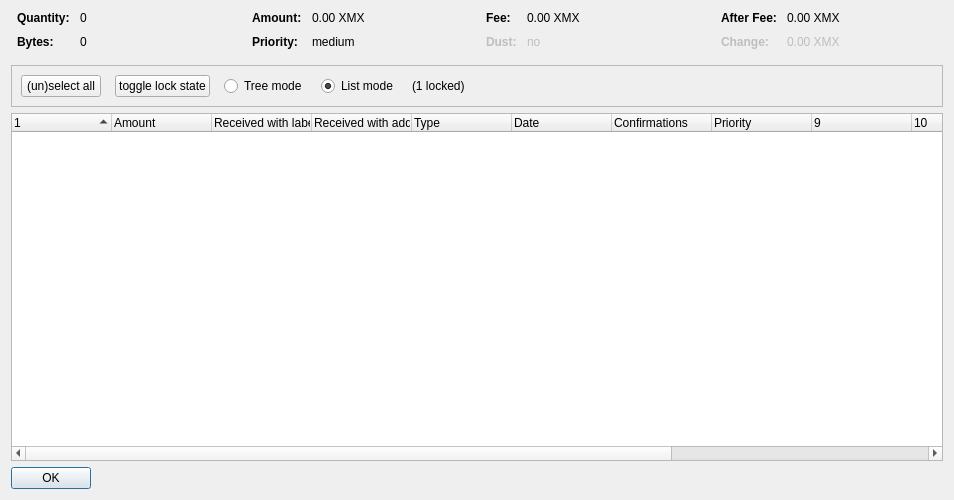
<?xml version="1.0" encoding="UTF-8"?>
<ui version="4.0">
 <class>CoinControlDialog</class>
 <widget class="QDialog" name="CoinControlDialog">
  <property name="geometry">
   <rect>
    <x>0</x>
    <y>0</y>
    <width>954</width>
    <height>500</height>
   </rect>
  </property>
  <property name="windowTitle">
   <string>Coin Selection</string>
  </property>
  <layout class="QVBoxLayout" name="verticalLayout">
   <item>
    <layout class="QHBoxLayout" name="horizontalLayoutTop" stretch="0,0,0,0">
     <property name="topMargin">
      <number>0</number>
     </property>
     <property name="bottomMargin">
      <number>10</number>
     </property>
     <item>
      <layout class="QFormLayout" name="formLayoutCoinControl1">
       <property name="horizontalSpacing">
        <number>10</number>
       </property>
       <property name="verticalSpacing">
        <number>10</number>
       </property>
       <property name="leftMargin">
        <number>6</number>
       </property>
       <property name="rightMargin">
        <number>6</number>
       </property>
       <item row="0" column="0">
        <widget class="QLabel" name="labelCoinControlQuantityText">
         <property name="font">
          <font>
           <weight>75</weight>
           <bold>true</bold>
          </font>
         </property>
         <property name="text">
          <string>Quantity:</string>
         </property>
        </widget>
       </item>
       <item row="0" column="1">
        <widget class="QLabel" name="labelCoinControlQuantity">
         <property name="cursor">
          <cursorShape>IBeamCursor</cursorShape>
         </property>
         <property name="contextMenuPolicy">
          <enum>Qt::ActionsContextMenu</enum>
         </property>
         <property name="text">
          <string notr="true">0</string>
         </property>
         <property name="textInteractionFlags">
          <set>Qt::LinksAccessibleByMouse|Qt::TextSelectableByKeyboard|Qt::TextSelectableByMouse</set>
         </property>
        </widget>
       </item>
       <item row="1" column="0">
        <widget class="QLabel" name="labelCoinControlBytesText">
         <property name="font">
          <font>
           <weight>75</weight>
           <bold>true</bold>
          </font>
         </property>
         <property name="text">
          <string>Bytes:</string>
         </property>
        </widget>
       </item>
       <item row="1" column="1">
        <widget class="QLabel" name="labelCoinControlBytes">
         <property name="cursor">
          <cursorShape>IBeamCursor</cursorShape>
         </property>
         <property name="contextMenuPolicy">
          <enum>Qt::ActionsContextMenu</enum>
         </property>
         <property name="text">
          <string notr="true">0</string>
         </property>
         <property name="textInteractionFlags">
          <set>Qt::LinksAccessibleByMouse|Qt::TextSelectableByKeyboard|Qt::TextSelectableByMouse</set>
         </property>
        </widget>
       </item>
      </layout>
     </item>
     <item>
      <layout class="QFormLayout" name="formLayoutCoinControl2">
       <property name="horizontalSpacing">
        <number>10</number>
       </property>
       <property name="verticalSpacing">
        <number>10</number>
       </property>
       <property name="leftMargin">
        <number>6</number>
       </property>
       <property name="rightMargin">
        <number>6</number>
       </property>
       <item row="0" column="0">
        <widget class="QLabel" name="labelCoinControlAmountText">
         <property name="font">
          <font>
           <weight>75</weight>
           <bold>true</bold>
          </font>
         </property>
         <property name="text">
          <string>Amount:</string>
         </property>
        </widget>
       </item>
       <item row="0" column="1">
        <widget class="QLabel" name="labelCoinControlAmount">
         <property name="cursor">
          <cursorShape>IBeamCursor</cursorShape>
         </property>
         <property name="contextMenuPolicy">
          <enum>Qt::ActionsContextMenu</enum>
         </property>
         <property name="text">
          <string notr="true">0.00 XMX</string>
         </property>
         <property name="textInteractionFlags">
          <set>Qt::LinksAccessibleByMouse|Qt::TextSelectableByKeyboard|Qt::TextSelectableByMouse</set>
         </property>
        </widget>
       </item>
       <item row="1" column="0">
        <widget class="QLabel" name="labelCoinControlPriorityText">
         <property name="font">
          <font>
           <weight>75</weight>
           <bold>true</bold>
          </font>
         </property>
         <property name="text">
          <string>Priority:</string>
         </property>
        </widget>
       </item>
       <item row="1" column="1">
        <widget class="QLabel" name="labelCoinControlPriority">
         <property name="cursor">
          <cursorShape>IBeamCursor</cursorShape>
         </property>
         <property name="contextMenuPolicy">
          <enum>Qt::ActionsContextMenu</enum>
         </property>
         <property name="text">
          <string>medium</string>
         </property>
         <property name="textInteractionFlags">
          <set>Qt::LinksAccessibleByMouse|Qt::TextSelectableByKeyboard|Qt::TextSelectableByMouse</set>
         </property>
        </widget>
       </item>
      </layout>
     </item>
     <item>
      <layout class="QFormLayout" name="formLayoutCoinControl3">
       <property name="horizontalSpacing">
        <number>10</number>
       </property>
       <property name="verticalSpacing">
        <number>10</number>
       </property>
       <property name="leftMargin">
        <number>6</number>
       </property>
       <property name="rightMargin">
        <number>6</number>
       </property>
       <item row="0" column="0">
        <widget class="QLabel" name="labelCoinControlFeeText">
         <property name="font">
          <font>
           <weight>75</weight>
           <bold>true</bold>
          </font>
         </property>
         <property name="text">
          <string>Fee:</string>
         </property>
        </widget>
       </item>
       <item row="0" column="1">
        <widget class="QLabel" name="labelCoinControlFee">
         <property name="cursor">
          <cursorShape>IBeamCursor</cursorShape>
         </property>
         <property name="contextMenuPolicy">
          <enum>Qt::ActionsContextMenu</enum>
         </property>
         <property name="text">
          <string notr="true">0.00 XMX</string>
         </property>
         <property name="textInteractionFlags">
          <set>Qt::LinksAccessibleByMouse|Qt::TextSelectableByKeyboard|Qt::TextSelectableByMouse</set>
         </property>
        </widget>
       </item>
       <item row="1" column="0">
        <widget class="QLabel" name="labelCoinControlLowOutputText">
         <property name="enabled">
          <bool>false</bool>
         </property>
         <property name="font">
          <font>
           <weight>75</weight>
           <bold>true</bold>
          </font>
         </property>
         <property name="text">
          <string>Dust:</string>
         </property>
        </widget>
       </item>
       <item row="1" column="1">
        <widget class="QLabel" name="labelCoinControlLowOutput">
         <property name="enabled">
          <bool>false</bool>
         </property>
         <property name="cursor">
          <cursorShape>IBeamCursor</cursorShape>
         </property>
         <property name="contextMenuPolicy">
          <enum>Qt::ActionsContextMenu</enum>
         </property>
         <property name="text">
          <string>no</string>
         </property>
         <property name="textInteractionFlags">
          <set>Qt::LinksAccessibleByMouse|Qt::TextSelectableByKeyboard|Qt::TextSelectableByMouse</set>
         </property>
        </widget>
       </item>
      </layout>
     </item>
     <item>
      <layout class="QFormLayout" name="formLayoutCoinControl4">
       <property name="horizontalSpacing">
        <number>10</number>
       </property>
       <property name="verticalSpacing">
        <number>10</number>
       </property>
       <property name="leftMargin">
        <number>6</number>
       </property>
       <property name="rightMargin">
        <number>6</number>
       </property>
       <item row="0" column="0">
        <widget class="QLabel" name="labelCoinControlAfterFeeText">
         <property name="font">
          <font>
           <weight>75</weight>
           <bold>true</bold>
          </font>
         </property>
         <property name="text">
          <string>After Fee:</string>
         </property>
        </widget>
       </item>
       <item row="0" column="1">
        <widget class="QLabel" name="labelCoinControlAfterFee">
         <property name="cursor">
          <cursorShape>IBeamCursor</cursorShape>
         </property>
         <property name="contextMenuPolicy">
          <enum>Qt::ActionsContextMenu</enum>
         </property>
         <property name="text">
          <string notr="true">0.00 XMX</string>
         </property>
         <property name="textInteractionFlags">
          <set>Qt::LinksAccessibleByMouse|Qt::TextSelectableByKeyboard|Qt::TextSelectableByMouse</set>
         </property>
        </widget>
       </item>
       <item row="1" column="0">
        <widget class="QLabel" name="labelCoinControlChangeText">
         <property name="enabled">
          <bool>false</bool>
         </property>
         <property name="font">
          <font>
           <weight>75</weight>
           <bold>true</bold>
          </font>
         </property>
         <property name="text">
          <string>Change:</string>
         </property>
        </widget>
       </item>
       <item row="1" column="1">
        <widget class="QLabel" name="labelCoinControlChange">
         <property name="enabled">
          <bool>false</bool>
         </property>
         <property name="cursor">
          <cursorShape>IBeamCursor</cursorShape>
         </property>
         <property name="contextMenuPolicy">
          <enum>Qt::ActionsContextMenu</enum>
         </property>
         <property name="text">
          <string notr="true">0.00 XMX</string>
         </property>
         <property name="textInteractionFlags">
          <set>Qt::LinksAccessibleByMouse|Qt::TextSelectableByKeyboard|Qt::TextSelectableByMouse</set>
         </property>
        </widget>
       </item>
      </layout>
     </item>
    </layout>
   </item>
   <item>
    <widget class="QFrame" name="frame">
     <property name="minimumSize">
      <size>
       <width>0</width>
       <height>40</height>
      </size>
     </property>
     <property name="frameShape">
      <enum>QFrame::StyledPanel</enum>
     </property>
     <property name="frameShadow">
      <enum>QFrame::Sunken</enum>
     </property>
     <layout class="QHBoxLayout" name="horizontalLayout">
      <item>
       <layout class="QHBoxLayout" name="horizontalLayoutPanel" stretch="0,0,0,0,0,0">
        <property name="spacing">
         <number>14</number>
        </property>
        <item>
         <widget class="QPushButton" name="pushButtonSelectAll">
          <property name="sizePolicy">
           <sizepolicy hsizetype="Maximum" vsizetype="Fixed">
            <horstretch>0</horstretch>
            <verstretch>0</verstretch>
           </sizepolicy>
          </property>
          <property name="text">
           <string>(un)select all</string>
          </property>
          <property name="autoDefault">
           <bool>false</bool>
          </property>
         </widget>
        </item>
        <item>
         <widget class="QPushButton" name="pushButtonToggleLock">
          <property name="sizePolicy">
           <sizepolicy hsizetype="Maximum" vsizetype="Fixed">
            <horstretch>0</horstretch>
            <verstretch>0</verstretch>
           </sizepolicy>
          </property>
          <property name="text">
           <string>toggle lock state</string>
          </property>
          <property name="autoDefault">
           <bool>false</bool>
          </property>
         </widget>
        </item>
        <item>
         <widget class="QRadioButton" name="radioTreeMode">
          <property name="sizePolicy">
           <sizepolicy hsizetype="Maximum" vsizetype="Fixed">
            <horstretch>0</horstretch>
            <verstretch>0</verstretch>
           </sizepolicy>
          </property>
          <property name="text">
           <string>Tree mode</string>
          </property>
         </widget>
        </item>
        <item>
         <widget class="QRadioButton" name="radioListMode">
          <property name="sizePolicy">
           <sizepolicy hsizetype="Maximum" vsizetype="Fixed">
            <horstretch>0</horstretch>
            <verstretch>0</verstretch>
           </sizepolicy>
          </property>
          <property name="text">
           <string>List mode</string>
          </property>
          <property name="checked">
           <bool>true</bool>
          </property>
         </widget>
        </item>
        <item>
         <widget class="QLabel" name="labelLocked">
          <property name="text">
           <string>(1 locked)</string>
          </property>
         </widget>
        </item>
        <item>
         <spacer name="horizontalSpacer">
          <property name="orientation">
           <enum>Qt::Horizontal</enum>
          </property>
          <property name="sizeHint" stdset="0">
           <size>
            <width>40</width>
            <height>20</height>
           </size>
          </property>
         </spacer>
        </item>
       </layout>
      </item>
     </layout>
    </widget>
   </item>
   <item>
    <widget class="CoinControlTreeWidget" name="treeWidget">
     <property name="contextMenuPolicy">
      <enum>Qt::CustomContextMenu</enum>
     </property>
     <property name="sortingEnabled">
      <bool>false</bool>
     </property>
     <property name="columnCount">
      <number>13</number>
     </property>
     <attribute name="headerShowSortIndicator" stdset="0">
      <bool>true</bool>
     </attribute>
     <attribute name="headerStretchLastSection">
      <bool>false</bool>
     </attribute>
     <column>
      <property name="text">
       <string/>
      </property>
     </column>
     <column>
      <property name="text">
       <string>Amount</string>
      </property>
     </column>
     <column>
      <property name="text">
       <string>Received with label</string>
      </property>
     </column>
     <column>
      <property name="text">
       <string>Received with address</string>
      </property>
     </column>
     <column>
      <property name="text">
       <string>Type</string>
      </property>
     </column>
     <column>
      <property name="text">
       <string>Date</string>
      </property>
     </column>
     <column>
      <property name="text">
       <string>Confirmations</string>
      </property>
      <property name="toolTip">
       <string>Confirmed</string>
      </property>
     </column>
     <column>
      <property name="text">
       <string>Priority</string>
      </property>
     </column>
     <column>
      <property name="text">
       <string/>
      </property>
     </column>
     <column>
      <property name="text">
       <string/>
      </property>
     </column>
     <column>
      <property name="text">
       <string/>
      </property>
     </column>
     <column>
      <property name="text">
       <string/>
      </property>
     </column>
     <column>
      <property name="text">
       <string/>
      </property>
     </column>
    </widget>
   </item>
   <item>
    <widget class="QDialogButtonBox" name="buttonBox">
     <property name="sizePolicy">
      <sizepolicy hsizetype="Maximum" vsizetype="Fixed">
       <horstretch>0</horstretch>
       <verstretch>0</verstretch>
      </sizepolicy>
     </property>
     <property name="orientation">
      <enum>Qt::Horizontal</enum>
     </property>
     <property name="standardButtons">
      <set>QDialogButtonBox::Ok</set>
     </property>
    </widget>
   </item>
  </layout>
 </widget>
 <customwidgets>
  <customwidget>
   <class>CoinControlTreeWidget</class>
   <extends>QTreeWidget</extends>
   <header>coincontroltreewidget.h</header>
  </customwidget>
 </customwidgets>
 <resources/>
 <connections/>
</ui>
